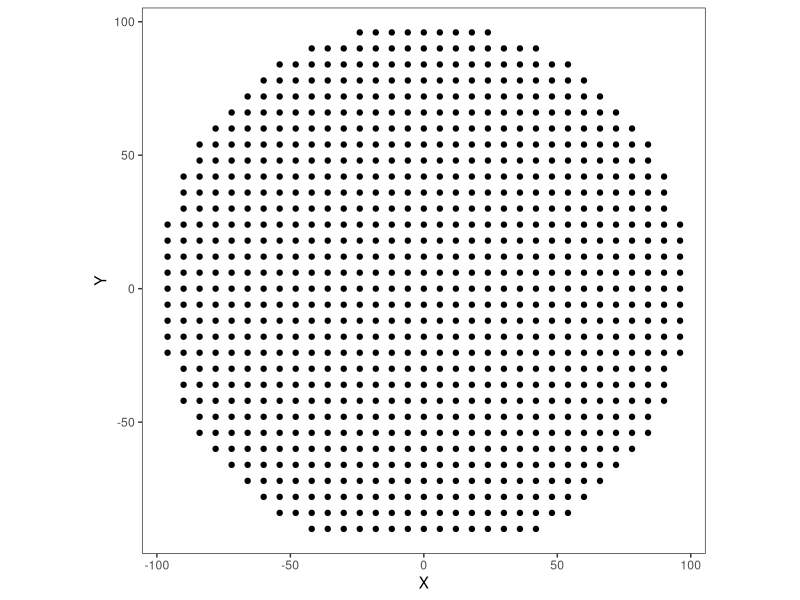
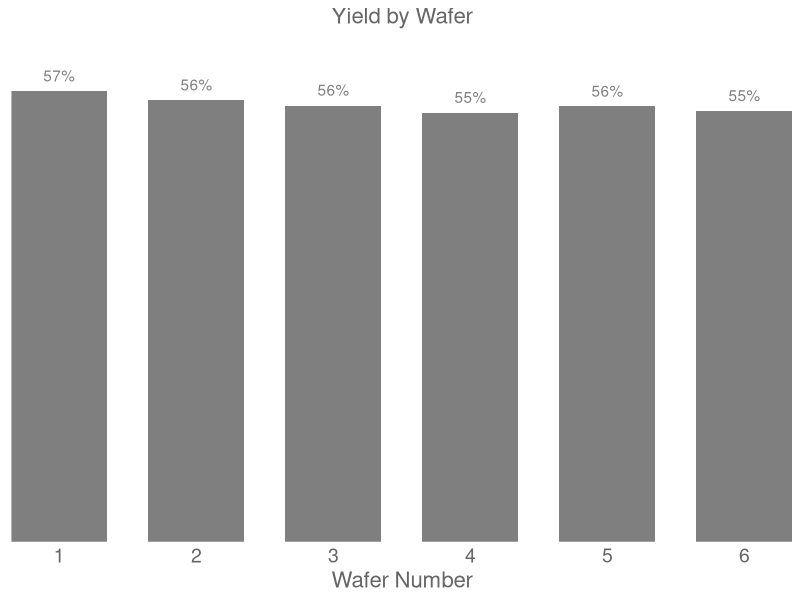
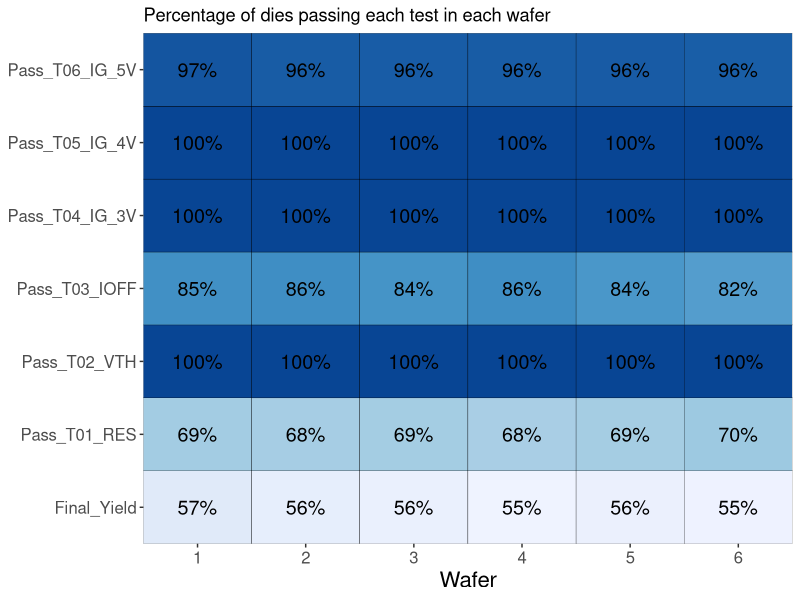
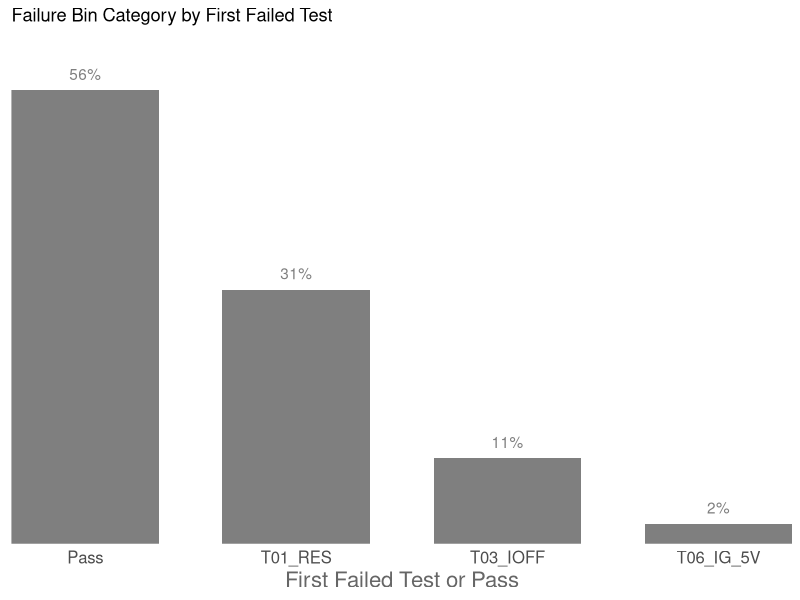
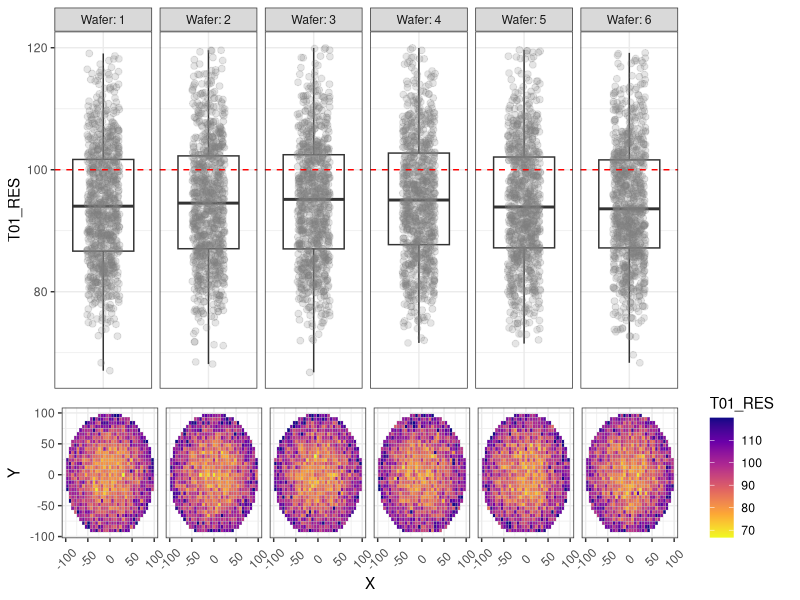
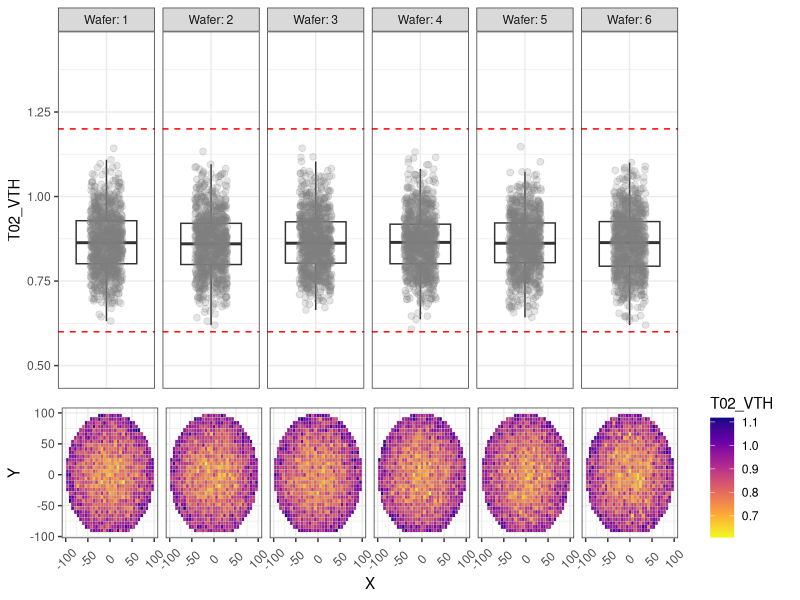
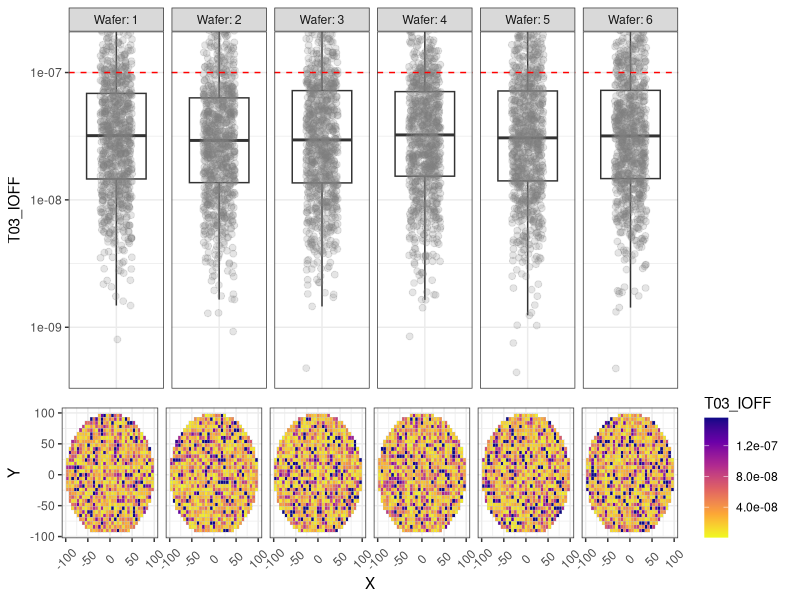
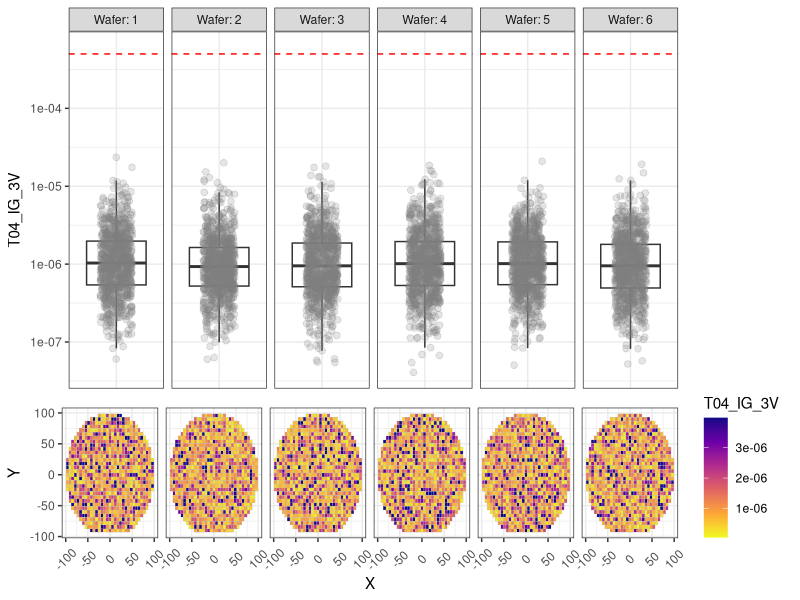

Reproduce these figures in R, in order.
## ---- chunk 1
knitr::opts_chunk$set(echo = TRUE, 
                      warning = FALSE, 
                      fig.align = 'center', 
                      cache = TRUE,
                      fig.width = 9)
library(tidyverse)
library(scales)
library(kableExtra)
library(reshape2)
library(ggpubr)
library(ggrepel)
library(cowplot)
## ---- chunk 2

# Define a dataframe from scratch using test names and limits provided
df_limits <- setNames(data.frame(matrix(ncol = 4, nrow = 0)),
                      c("TestName", "LowerLimit", "UpperLimit", "Units"))
df_limits <- rbind(
  df_limits,
  data.frame(
    TestName = 'T01_RES',
    LowerLimit = NA,
    UpperLimit = 100,
    Units = "mOhm"
  )
)
df_limits <- rbind(
  df_limits,
  data.frame(
    TestName = 'T02_VTH',
    LowerLimit = 0.6,
    UpperLimit = 1.2,
    Units = "Volts"
  )
)
df_limits <- rbind(
  df_limits,
  data.frame(
    TestName = 'T03_IOFF',
    LowerLimit = NA,
    UpperLimit = 1e-7,
    Units = "Amps"
  )
)
df_limits <- rbind(
  df_limits,
  data.frame(
    TestName = 'T04_IG_3V',
    LowerLimit = NA,
    UpperLimit = 5e-4,
    Units = "Amps"
  )
)
df_limits <- rbind(
  df_limits,
  data.frame(
    TestName = 'T05_IG_4V',
    LowerLimit = NA,
    UpperLimit = 5e-4,
    Units = "Amps"
  )
)
df_limits <- rbind(
  df_limits,
  data.frame(
    TestName = 'T06_IG_5V',
    LowerLimit = NA,
    UpperLimit = 5e-4,
    Units = "Amps"
  )
)

# Generate a pretty table from the data frame
kable(df_limits) %>%
  kable_styling(
    bootstrap_options = "striped",
    full_width = F,
    position = "center"
  ) %>%
  footnote(general = 'NA: Limit Not Applicable')
## ---- chunk 3

df_wafer_XY <- expand.grid(X = (-16:16)* 6, Y = (-16:16)*6)
df_wafer_XY['radius'] <- sqrt(df_wafer_XY['X']**2 + df_wafer_XY['Y']**2)
df_wafer_XY <- df_wafer_XY %>% filter((radius < 100) & (Y >= -90))

# a quick plot
p <- ggplot(df_wafer_XY, aes(x = X, y = Y)) + 
  geom_point() + 
  theme_bw() + 
  coord_equal()+
  theme(panel.grid.major = element_blank(), 
        panel.grid.minor = element_blank())
p
## ---- chunk 4
generate_wafer_data <-
  function(df_waferXY,
           LotID = 'tmp',
           Wafers = c(1),
           rMean = 80,
           radialFactor = 0.3,
           rSD = 5,
           vMean = 0.75,
           vSD = 0.05,
           ioffMean = -8) {
    df <- df_wafer_XY[rep(seq_len(nrow(df_wafer_XY)), length(Wafers)),]
    df['LotID'] <- LotID
    df['Wafer'] <- rep(Wafers, each = nrow(df_waferXY))
    
    # Generate normally distributed data with additional component increasing with radius
    df['T01_RES'] <- ((rnorm(nrow(df), rMean, rSD) *
                         (1 + radialFactor * (df['radius'] / max(
                           df['radius']
                         )) ** 2)) +
                        ((rnorm(nrow(
                          df
                        ), 0, rSD / 5) ** 2) *
                          (1 + radialFactor * (df['radius'] / max(
                            df['radius']
                          ))) ** 6))
    
    # Hardcoding extreme outliers to simulate machine error codes etc.
    df[df['T01_RES'] > 120, 'T01_RES'] <- 10000
    
    # Generate normally distributed data with additional component increasing with radius
    df['T02_VTH'] <- ((rnorm(nrow(df), vMean, vSD) *
                         (1 + radialFactor * (df['radius'] / max(
                           df['radius']
                         )) ** 2)))
    
    # The leakages generally tend to vary in orders of magnitude. So, they are simulated as 10^X,
    # where X is a normally distributed random variable
    
    df['T03_IOFF'] <- 10 ** rnorm(nrow(df), ioffMean, 0.5)
    df['T04_IG_3V'] <- 10 ** rnorm(nrow(df),-6, 0.4)
    df['T05_IG_4V'] <- 10 ** rnorm(nrow(df),-5, 0.4)
    df['T06_IG_5V'] <- 10 ** rnorm(nrow(df),-4, 0.4)
    
    # "Pass" column corresponds to die passing all the tests, based on the limits above.
    df['Pass'] <- ((df['T01_RES'] < 100) &
                     (df['T02_VTH'] > 0.6) & (df['T02_VTH'] < 1.2) &
                     (df['T03_IOFF'] < 1e-7) &
                     (df['T04_IG_3V'] < 5e-4) &
                     (df['T05_IG_4V'] < 5e-4) &
                     (df['T06_IG_5V'] < 5e-4))
    return(df)
    
  }

# Generate the initial data to be analyzed
df_baseline <-
  generate_wafer_data(
    df_wafer_XY,
    LotID = 'Old_1',
    Wafers = (1:6),
    radialFactor = 0.3,
    ioffMean = -7.5
  )
## ---- chunk 5
# Display the first few rows as a sample
df_baseline %>% 
  select(-any_of(
  c("LotID", "radius"))) %>% 
  head() %>% 
  mutate_if(is.numeric, funs(as.character(signif(., 3)))) %>% 
  kable() %>% 
  kable_styling(
    bootstrap_options = "striped",
    full_width = F,
    position = "center"
  )
## ---- chunk 6
# Code below calculates the yield by wafer and plots a bar chart.
# Yield by wafer is calculate by looking at the fraction of dies with "Pass" == TRUE in a wafer

df_baseline %>% 
  group_by(Wafer) %>% 
  summarise(Yield_Percentage = sum(Pass)/n()) %>%
  ggplot(aes(x = Wafer, y = Yield_Percentage)) + 
  geom_bar(stat = "identity", fill = 'gray50', width = 0.7) +
  scale_y_continuous(labels = function(x){scales::percent(x, accuracy = 1)}, expand = expansion(add = c(0,0.05))) +   
  scale_x_continuous(breaks = (1:6), expand = expansion(0,0)) +
  geom_text(aes(label = scales::percent(Yield_Percentage, accuracy = 1)), 
              nudge_y = 0.02, color = 'gray50') +
  labs(y = 'Yield (% of Passing Die)', x = 'Wafer Number', title = 'Yield by Wafer') +
  theme_minimal() + 
  theme(axis.text.x = element_text(size = 14, color = 'gray40'),
        axis.text.y = element_blank(),
        axis.title.x = element_text(size = 16, color = 'gray40'),
        axis.title.y = element_blank(),
        plot.title = element_text(size = 16, color = 'gray40', hjust = 0.5),
        panel.grid = element_blank())
## ---- chunk 7
# The test names are assigned as the row names for convenience
row.names(df_limits) <- df_limits$TestName

# The function below generates a tile plot of yield by category for each wafer
# taking the test data and test limits as inputs

plot_yield_tile <- function(df_limts, df_test_data) {
  # Generate a separate Pass/Fail column for each test
  for (i in 1:nrow(df_limits)) {
    df_test_data[paste0('Pass_', df_limits$TestName[i])] <- ((
      is.na(df_limits$UpperLimit[i]) |
        (df_test_data[paste0(df_limits$TestName[i])] < df_limits$UpperLimit[i])
    )  &
      (
        is.na(df_limits$LowerLimit[i]) |
          (df_test_data[paste0(df_limits$TestName[i])] > df_limits$LowerLimit[i])
      ))
  }
  
  # Calculate yield grouped by category and wafer
  df_category_yield <- df_test_data[c('LotID', 'Wafer',
                                      grep('Pass', colnames(df_test_data), value = T))] %>%
    melt(id.vars = c('LotID', 'Wafer'),
         variable.name = 'Category') %>%
    group_by(LotID, Wafer, Category) %>%
    summarise(Yield_Percent = sum(value) / n(), NumDies = n(), .groups = 'drop_last')
  
  # Cleaning up the category names
  df_category_yield$Category <-
    gsub('Pass$', 'Final_Yield', df_category_yield$Category)
  
  # Generating the tile plot
  pyield <-
    ggplot(df_category_yield,
           aes(x = Wafer, y = Category, fill = Yield_Percent)) +
    geom_tile(color = 'black') +
    geom_text(aes(label = scales::percent(Yield_Percent, accuracy = 1)), size = 5) +
    scale_fill_distiller(palette = 'Blues', trans = "reverse", labels = scales::percent) + 
    scale_x_continuous(expand = expansion(0, 0), breaks = (1:6)) +
    scale_y_discrete(expand = expansion(0,0)) + 
    theme(axis.text = element_text(size = 12),
          axis.title.x = element_text(size = 16), 
          axis.title.y = element_blank(),
          legend.position = 'none',
          ) +
    labs(title = 'Percentage of dies passing each test in each wafer')
  
  return(pyield)
}

print(plot_yield_tile(df_limts, df_baseline))
## ---- chunk 8
# The function below genrates a yield pareto chart which displays yield loss categories
# from most significant to least significant as a bar chart

plot_yield_pareto <- function(df_limts, df_test_data){
  
  # Generate a separate Pass/Fail column for each test
  for(i in 1:nrow(df_limits)){
    df_test_data[paste0('Pass_',df_limits$TestName[i])] <- (
      (is.na(df_limits$UpperLimit[i]) | 
         (df_test_data[paste0(df_limits$TestName[i])] < df_limits$UpperLimit[i]))  & 
      (is.na(df_limits$LowerLimit[i]) | 
         (df_test_data[paste0(df_limits$TestName[i])] > df_limits$LowerLimit[i]))
      )
  }
  
  # For the pareto we need to identify the first test which fails for each die
  # If none of the tests fail, the die is marked as "Pass"
  df_tests_inverse <- !(df_test_data[grep('Pass_T',colnames(df_test_data), value = T)])
  df_test_data$FirstFailTest <- colnames(df_tests_inverse)[ifelse(
                              rowSums(df_tests_inverse)==0, NA,max.col(df_tests_inverse, "first"))]
  df_test_data$FirstFailTest <- ifelse(is.na(df_test_data$FirstFailTest),
                                       'Pass',gsub('Pass_','',df_test_data$FirstFailTest))
  
  # Generate the plot
  pareto <- df_test_data %>% group_by(FirstFailTest) %>% 
              summarise(Bin_Perc = n()/nrow(df_test_data)) %>%
              ggplot(aes(x = reorder(FirstFailTest,-Bin_Perc), 
                         y = Bin_Perc)) +
              #, fill = FirstFailTest
              geom_bar(stat = 'identity', fill = 'gray50', width = 0.7) +  
              geom_text(aes(label = scales::percent(Bin_Perc, accuracy = 1)), nudge_y = 0.02, color = 'gray50') +
              scale_fill_brewer(type = 'qual') + 
              labs(fill = '', x = 'First Failed Test or Pass', 
                   y = 'Bin Percentage', title = 'Failure Bin Category by First Failed Test') + 
              scale_y_continuous(expand = expansion(add = c(0, 0.05)), labels = scales::percent) +
              scale_x_discrete(expand = expansion(0,0)) + 
              theme_minimal() + 
              theme(axis.text = element_text(size = 12),
                    panel.grid = element_blank(),
                    axis.title.x = element_text(size = 16, color = 'gray40'),
                    axis.text.y = element_blank(),
                    axis.title.y = element_blank(),
                    legend.position = 'none',
                    )

  return(pareto)
}
plot_yield_pareto(df_limts, df_baseline)
## ---- chunk 9


# changing the wafer variable from numeric to factor for better formatting
df_baseline$Wafer <- as.factor(df_baseline$Wafer)

# loop through the test data columns and generate one plot for each test
for (col in grep('T0', colnames(df_baseline), value = T)) {
  # automatically determine the limits to be used for Y-axis
  # this is to exclude outliers and zoom to a sensible window
  ylim1 <-
    boxplot.stats(df_baseline[, col], coef = 1.6)$stats[c(1, 5)]
  ybox_min <-
    min(ylim1[1], df_limits[col, 'LowerLimit'] * 0.8, na.rm = T)
  ybox_max <-
    max(ylim1[2], df_limits[col, 'UpperLimit'] * 1.2, na.rm = T)
  
  pbox <- ggplot(df_baseline, aes_string(y = col, x = 'Wafer')) +
    geom_boxplot(outlier.alpha = 0) +
    geom_jitter(
      aes(color = 'gray'),
      alpha = 0.2,
      size = 2,
      width = 0.2,
      show.legend = FALSE
    ) +
    facet_grid( ~ Wafer, scales = 'free_x', labeller = label_both) +
    
    # apply the automatic Y-axis limits from above
    coord_cartesian(ylim = c(ybox_min, ybox_max)) +
    
    # add lines corresponding to the upper and lower test limits
    geom_hline(yintercept = df_limits[col, 'LowerLimit'],
               color = 'red',
               linetype = 2) +
    geom_hline(yintercept = df_limits[col, 'UpperLimit'],
               color = 'red',
               linetype = 2) +
    
    # theme changes for better formatting
    theme_bw() +
    theme(
      axis.text.x = element_blank(),
      axis.title.x = element_blank(),
      axis.ticks.x = element_blank()
    ) +
    scale_color_manual(values = c('gray50'))
  
  
  # currents are better displayed in log-scale on the Y-axis
  if (grepl('_I', col)) {
    pbox <- pbox + scale_y_log10()
  }
  
  pmap <- ggplot(df_baseline, aes(x = X, y = Y)) +
    geom_tile(color = 'gray', aes_string(fill = col)) +
    facet_grid( ~ Wafer, scales = 'free_x', labeller = label_both) +
    scale_fill_viridis_c(option = 'plasma',
                         limits = ylim1, 
                         oob = squish,
                         direction = -1
                         ) + 
    theme_bw() +
    theme(strip.text = element_blank(),
          axis.text.x = element_text(angle = 45, vjust = 0.5))
  
  p_legend <-
    ggarrange(
      get_legend(pmap),
      ggplot() + theme_void(),
      nrow = 2,
      heights = c(2, 1)
    )
  pmap <- pmap + theme(legend.position = 'none')
  
  
  # Print one header per graph (useful when automating reports)
  cat('###  ', col, '\n\n')
  print(
    ggarrange(
      pbox,
      ggplot() + theme_void(),
      pmap,
      p_legend,
      ncol = 2,
      nrow = 2,
      heights = c(2, 1),
      widths = c(6, 1),
      align = 'v'
    )
  )
  cat(' \n\n')
}

## ---- chunk 10

# Generate different types of data for each process separately
df_baseline_POR <- generate_wafer_data(df_wafer_XY, LotID = 'Exp_1', 
                  Wafers = c(1,5,9), radialFactor = 0.3, ioffMean = -7.5)
df_process_A1 <- generate_wafer_data(df_wafer_XY, LotID = 'Exp_1', 
                  Wafers = c(2,6,10), rMean = 80, radialFactor = 0.1, ioffMean = -7.5)
df_process_A2 <- generate_wafer_data(df_wafer_XY, LotID = 'Exp_1', 
                  Wafers = c(3,7,11), rMean = 65, radialFactor = 0.8, ioffMean = -7.5)
df_process_B1 <- generate_wafer_data(df_wafer_XY, LotID = 'Exp_1', 
                  Wafers = c(4,8,12), rMean = 65, vMean = 0.65, radialFactor = 0.3, ioffMean = -7)

# Assign the process parameters for each process split
df_baseline_POR <- df_baseline_POR %>% 
  mutate( Process = 'Baseline', Temp = 'Baseline', Strain = 'Baseline')
df_process_A1 <- df_process_A1 %>% 
  mutate( Process = 'A1', Temp = 'Higher', Strain = 'Baseline')
df_process_A2 <- df_process_A2 %>% 
  mutate( Process = 'A2', Temp = 'Lower', Strain = 'Baseline')
df_process_B1 <- df_process_B1 %>% 
  mutate( Process = 'B1', Temp = 'Baseline', Strain = 'Higher')

# Combine the data into one data frame with 12 wafers
df_experiment <- bind_rows(df_baseline_POR, df_process_A1, df_process_A2, df_process_B1)
## ---- chunk 11
kable(df_experiment %>% group_by(Wafer,Process,Temp,Strain) %>% summarise(.groups = 'rowwise')) %>% 
  kable_styling(bootstrap_options = "striped", full_width = F, position = "center")
## ---- chunk 12
# Box plot with minimal customization
# Outliers are excluded using a manual zoom on the Y-axis
pbox <- ggplot(df_experiment, aes_string(y = 'T01_RES', x = 'Wafer')) + 
          geom_boxplot(outlier.alpha = 0) + 
          geom_jitter(alpha = 0.2, size = 2, width = 0.2) + 
          facet_grid(~Wafer+Temp+Strain+Process, labeller = label_both, scales = 'free_x') + 
          coord_cartesian(ylim = c(60,150)) 
print(pbox)
## ---- chunk 13


# Change Wafer column to factor type for better formatting
df_experiment$Wafer <- as.factor(df_experiment$Wafer)

# The columns to be used for grouping / faceting
# This can be customized based on experiment conditions
grouping_cols <- c('Temp', 'Strain', 'Process', 'Wafer')
facet_formula = as.formula(paste("~", paste0(grouping_cols, collapse = '+')))

# Code below generates a tile plot with experiment variables on Y-axis
# and various levels of those variables color coded
# this tile plot replaces the ribbon / strip associated with the facet information

group_table <-
  df_experiment %>% group_by(.dots = grouping_cols) %>% summarise(.groups = 'rowwise')
group_table2 <- group_table
colnames(group_table2) <- paste0(colnames(group_table2), '_tmp1')
group_table <- cbind(group_table, group_table2)
group_table_stack <-
  melt(group_table, id.vars = grouping_cols, variable.name = 'Split')
group_table_stack$Split <-
  factor(gsub('_tmp1$', '', group_table_stack$Split),
         levels = rev(grouping_cols))
group_table_stack$value2 <- group_table_stack$value
group_table_stack$value2[group_table_stack$Split == 'Wafer'] <- NA
p_strip <-
  ggplot(group_table_stack, aes(x = Wafer, y = Split, label = value)) +
  geom_tile(aes(fill = value2), color = 'black') +
  geom_text(size = 4) +
  facet_grid(facet_formula, scales = 'free_x') +
  scale_x_discrete(expand = c(0, 0)) +
  theme(
    legend.key.size = unit(0, 'cm'),
    legend.text = element_text(size = 1, color = 'white'),
    axis.title.x = element_blank(),
    axis.text.x = element_blank(),
    axis.ticks.x = element_blank(),
    axis.title.y = element_blank(),
    axis.text.y = element_text(size = 10, vjust = 0.5),
    strip.text = element_blank(),
    panel.spacing.x = unit(0.05, "lines"),
    panel.background = element_blank(),
    plot.margin = margin(0, 0.1,-0.1, 0.1, "cm"),
    plot.background = element_blank()
  )  +
  labs(fill = '')  +
  scale_fill_manual(values = get_palette('Pastel1', length(unique(
    group_table_stack$value2
  ))))

# Loop through the test data columns and generate one plot for each test
for (col in grep('T0', colnames(df_experiment), value = T)) {
  # Automatically determine the limits to be used for Y-axis
  # This is to exclude outliers and zoom to a sensible window
  
  ylim1 <-
    boxplot.stats(df_experiment[, col], coef = 1.6)$stats[c(1, 5)]
  ybox_min <-
    min(ylim1[1], df_limits[col, 'LowerLimit'] * 0.8, na.rm = T)
  ybox_max <-
    max(ylim1[2], df_limits[col, 'UpperLimit'] * 1.2, na.rm = T)
  
  pbox <- ggplot(df_experiment, aes_string(y = col, x = 'Wafer')) +
    geom_boxplot(outlier.alpha = 0) +
    
    # apply the automatic Y-axis limits from above
    coord_cartesian(ylim = c(ybox_min, ybox_max)) +
    geom_jitter(alpha = 0.2,
                size = 2,
                color = 'gray50',
                width = 0.2) +
    
    # faceting / grouping based on the chosen categories
    facet_grid(facet_formula, scales = 'free_x') +
    
    # add lines corresponding to the upper and lower test limits
    geom_hline(yintercept = df_limits[col, 'LowerLimit'],
               color = 'red',
               linetype = 2) +
    geom_hline(yintercept = df_limits[col, 'UpperLimit'],
               color = 'red',
               linetype = 2) +
    
    # theme settings for better formatting
    theme_bw() +
    theme(
      strip.text = element_blank(),
      axis.text.x = element_blank(),
      axis.title.x = element_blank(),
      axis.text.y = element_text(size = 10),
      panel.spacing.x = unit(0.05, "lines"),
      panel.border = element_rect(
        color = 'gray',
        fill = NA,
        size = 0.5
      ),
      plot.margin = margin(-0.1, 0.1,-0.1, 0.1, 'cm'),
      axis.ticks.x = element_blank()
    )
  
  
  
  # currents are better displayed in log-scale on Y-axis
  if (grepl('_I', col)) {
    pbox <- pbox + scale_y_log10()
  }
  
  pmap <-
    ggplot(df_experiment, aes(x = X, y = Y)) + geom_tile(color = 'gray', aes_string(fill = col)) +
    facet_grid(facet_formula, scales = 'free_x') +
    scale_fill_viridis_c(
      option = 'plasma',
      limits = ylim1,
      oob = squish,
      direction = -1
    ) +
    scale_x_continuous(breaks = c(-50, 0, 50)) +
    theme_bw() + 
    theme(
      strip.text = element_blank(),
      #axis.text.x = element_text(angle = 270, hjust = 0),
      plot.margin = margin(0, 0.1, 0, 0.1, 'cm'),
      panel.spacing.x = unit(0.05, "lines"),
      panel.border = element_rect(
        color = 'gray',
        fill = NA,
        size = 0.5
      )
    )
  
  
  p_legend <-
    ggarrange(
      get_legend(pmap),
      ggplot() + theme_void(),
      nrow = 2,
      heights = c(2, 1)
    )
  p_strip <- p_strip + theme(legend.position = 'none')
  pmap <- pmap + theme(legend.position = 'none')
  
  
  # print one header per graph (useful when automating reports)
  cat('###  ', col, '\n\n')
  
  # Use ggrrange to combine multiple sections of the plot
  print(
    ggarrange(
      p_strip,
      ggplot() + theme_void(),
      pbox,
      ggplot() + theme_void(),
      pmap,
      p_legend,
      nrow = 3,
      ncol = 2,
      heights = c(2, 2.5, 1.5),
      widths = c(9, 1),
      align = 'v'
    )
  )
  
  cat(' \n\n')
}

## ---- chunk 14


# The function below generates a tile plot of yield by category for each wafer
# taking the test data and test limits as inputs
plot_yield_tile2 <- function(df_limits, df_test_data) {
  # Generate a separate Pass/Fail column for each test
  for (i in 1:nrow(df_limits)) {
    df_test_data[paste0('Pass_', df_limits$TestName[i])] <- ((
      is.na(df_limits$UpperLimit[i]) |
        (df_test_data[paste0(df_limits$TestName[i])] < df_limits$UpperLimit[i])
    )  &
      (
        is.na(df_limits$LowerLimit[i]) |
          (df_test_data[paste0(df_limits$TestName[i])] > df_limits$LowerLimit[i])
      ))
  }
  
  # Calculate yield grouped by category and wafer
  df_category_yield <- df_test_data[c(grouping_cols,
                                      grep('Pass', colnames(df_test_data), value = T))] %>%
    melt(id.vars = c(grouping_cols),
         variable.name = 'Category') %>%
    group_by(.dots = c(grouping_cols, 'Category')) %>%
    summarise(
      Yield_Percent = sum(value) / n(),
      NumDies = n(),
      .groups = 'rowwise'
    )
  
  # Cleaning up the category names
  df_category_yield$Category <-
    gsub('Pass$', 'Final_Yield', df_category_yield$Category)
  
  # Generating the tile plot
  pyield <-
    ggplot(df_category_yield,
           aes(x = Wafer, y = Category, fill = Yield_Percent)) +
    geom_tile(color = 'black') +
    facet_grid(facet_formula, scales = 'free_x') +
    geom_text(aes(label = scales::percent(Yield_Percent, accuracy = 1)), size = 4) +
    scale_fill_distiller(palette = 'Blues',
                         trans = "reverse",
                         labels = scales::percent) +
    theme_bw() +
    scale_x_discrete(expand = expansion(0, 0)) +
    scale_y_discrete(expand = expansion(0, 0)) +
    theme(
      strip.text = element_blank(),
      axis.text.x = element_blank(),
      axis.title.x = element_blank(),
      axis.text.y = element_text(size = 10),
      panel.spacing.x = unit(0.05, "lines"),
      panel.border = element_rect(
        color = 'gray',
        fill = NA,
        size = 0.5
      ),
      plot.margin = margin(-0.1, 0.1, 0, 0.1, 'cm'),
      axis.ticks.x = element_blank()
    )
  
  p_legend <- ggarrange(
    get_legend(pyield),
    ggplot() + theme_void(),
    nrow = 2,
    heights = c(2, 1)
  )
  
  p_strip <- p_strip + theme(legend.position = 'none')
  pyield <- pyield + theme(legend.position = 'none')
  
  
  # Use ggrrange to combine multiple sections of the plot
  return(
    ggarrange(
      p_strip,
      ggplot() + theme_void(),
      pyield,
      p_legend,
      nrow = 2,
      ncol = 2,
      heights = c(1, 2),
      widths = c(9, 1),
      align = 'v'
    )
  )
}

plot_yield_tile2(df_limits, df_experiment)

## ---- chunk 15
# Include only the baseline process and process A1 for easier comparison.
df_Baseline_and_ProcessA1 <- subset(df_experiment, Process %in% c("Baseline","A1")) 

# Exclude outliers T01_RES (T01_RES > 1000) to make sure results are not skewed by outliers
df_Baseline_and_ProcessA1 <- subset(df_Baseline_and_ProcessA1, T01_RES < 1000)

# Apply Welch Two Sample t-test to each column of interest
lapply(df_Baseline_and_ProcessA1[,grep('T0|Pass',colnames(df_Baseline_and_ProcessA1), value = T)], 
       function(x) t.test(x ~ df_Baseline_and_ProcessA1$Process))
